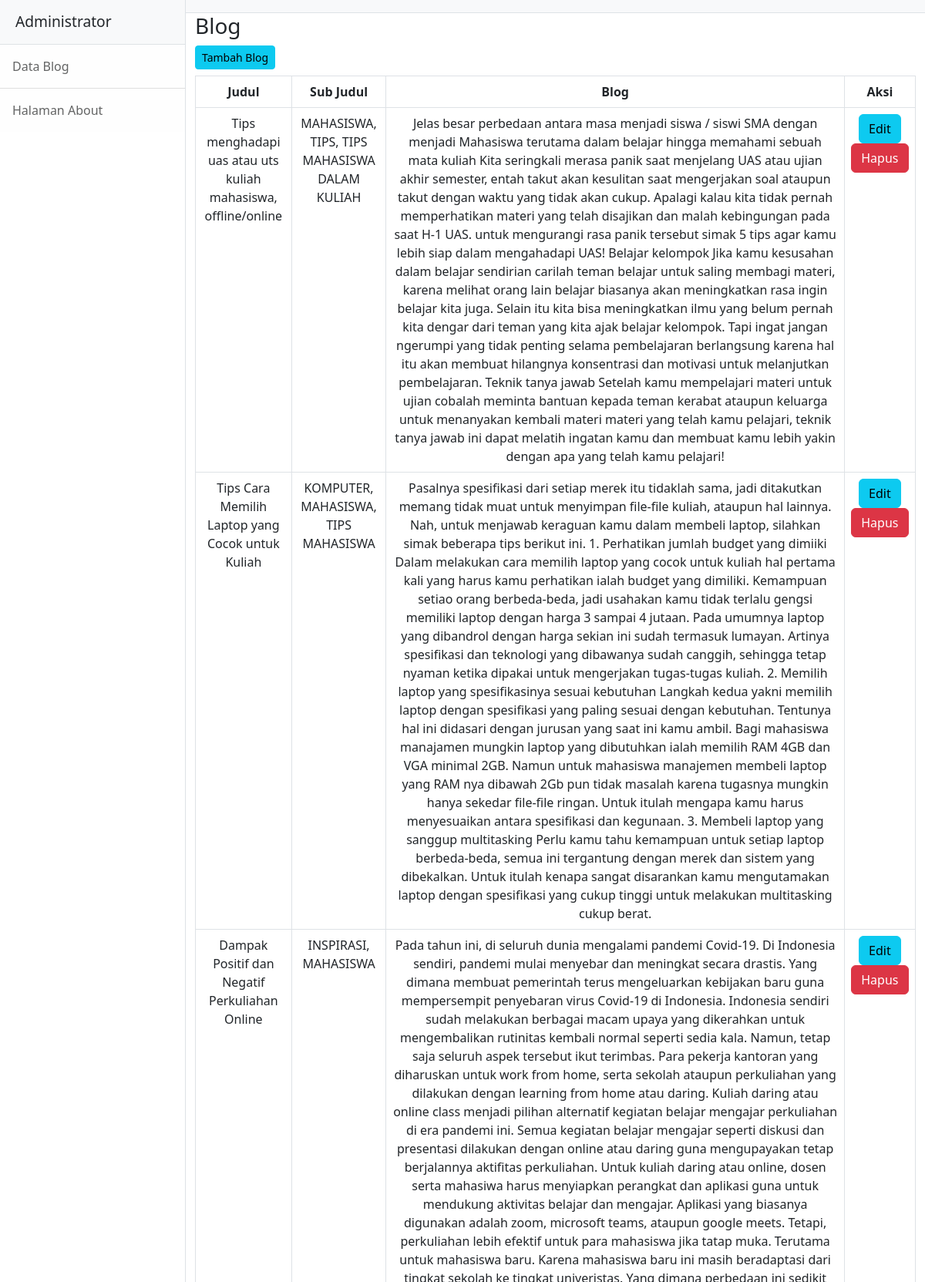
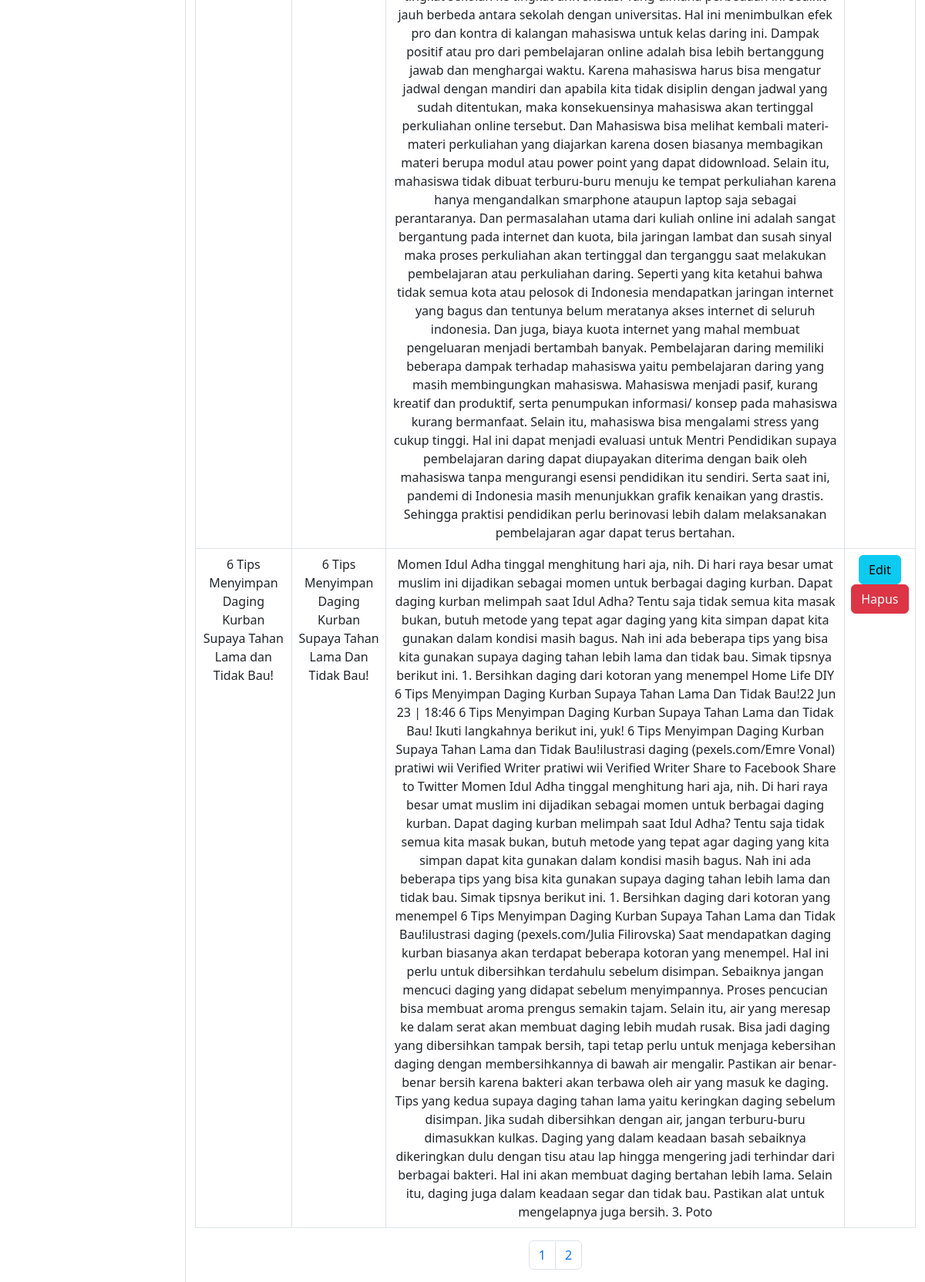
The app's page /admin/index.php with its own data (2 pictures, top to bottom).
### tables this page shows
CREATE TABLE `blog` (
  `id` int(11) NOT NULL,
  `judul` varchar(255) NOT NULL,
  `subjudul` varchar(255) NOT NULL,
  `blog` longtext NOT NULL,
  `waktupost` timestamp NOT NULL DEFAULT current_timestamp(),
  `created_at` timestamp NOT NULL DEFAULT current_timestamp(),
  `update_at` timestamp NOT NULL DEFAULT current_timestamp() ON UPDATE current_timestamp()
);

### admin/index.php (the view, shortened to what this page needs)
<!DOCTYPE html>
<html lang="en">
    <head>
        <link href="css/styles.css" rel="stylesheet" />
    </head>
    <body>
        <div class="d-flex" id="wrapper">
            <div class="border-end bg-white" id="sidebar-wrapper">
                <div class="sidebar-heading border-bottom bg-light">Administrator</div>
                <div class="list-group list-group-flush">
                    <a class="list-group-item list-group-item-action list-group-item-light p-3" href="#!">Data Blog</a>
                    <a class="list-group-item list-group-item-action list-group-item-light p-3" href="/Uasindri/admin/about.php">Halaman About</a>
                </div>
            </div>
            <div id="page-content-wrapper">
                <nav class="navbar navbar-expand-lg navbar-light bg-light border-bottom">
                </nav>
                <div class="container-fluid">
                   <div class="panel panel-headline">
                                <div class="panel-heading">
                                    <h3 class="panel-title">Blog</h3>
                                      <a href="tambah_blog.php" class="btn btn-sm btn-info mb-2"><i class="fa fa-history"></i>Tambah Blog</a>
                                </div>
                                <div class="panel-body">
                                    <table class="table table-bordered" id="dataTable">
                                        <thead>
                                            <tr class="text-center">
                                                <th class="text-center">Judul</th>
                                                <th class="text-center">Sub Judul</th>
                                                <th class="text-center">Blog</th>
                                                <th class="text-center">Aksi</th>
                                            </tr>
                                        </thead>
                                        <tbody>
                                             <?php
                    include 'config.php';
                    $batas = 4;
                    $halaman = isset($_GET['halaman'])?(int)$_GET['halaman'] : 1;
                    $halaman_awal = ($halaman>1) ? ($halaman * $batas) - $batas : 0;
                    $data = mysqli_query($koneksi,"select * from blog");
                     $jumlah_data = mysqli_num_rows($data);
                    $total_halaman = ceil($jumlah_data / $batas);
                    $data_blog = mysqli_query($koneksi,"select * from blog limit $halaman_awal, $batas");
                    while($d = mysqli_fetch_array($data_blog)){
                    ?>
                                            <tr class="text-center">
                                                <td><?php echo $d['judul']; ?></td>
                                                <td><?php echo $d['subjudul']; ?></td>
                                                <td><?php echo $d['blog']; ?></td>
                                                <td>
                                                <a href="edit.php?id=<?php echo $d['id']; ?>" class="btn btn-info">Edit</a>
                                                <a href="hapus.php?id=<?php echo $d['id']; ?>" class="btn btn-danger">Hapus</a>
                                                </td>
                                            </tr>
                                             <?php
        }
        ?>
                                        </tbody>
                                    </table>
                                      <nav>
            <ul class="pagination justify-content-center">
                <?php
                for($x=1;$x<=$total_halaman;$x++){
                    ?>
                    <li class="page-item"><a class="page-link" href="?halaman=<?php echo $x ?>"><?php echo $x; ?></a></li>
                    <?php
                }
                ?>
            </ul>
        </nav>
                                </div>
                            </div>
                </div>
            </div>
        </div>
    </body>
</html>

### records on screen
blog: judul "Tips menghadapi uas atau uts kuliah mahasiswa, offline/online", subjudul "MAHASISWA, TIPS, TIPS MAHASISWA DALAM KULIAH", blog "Jelas besar perbedaan antara masa menjadi siswa / siswi SMA dengan menjadi Mahasiswa terutama dalam belajar hingga memahami sebuah mata kuliah Kita seringkali merasa panik saat menjelang UAS atau ujian akhir semester, entah takut akan kesulitan saat mengerjakan soal ataupun takut dengan waktu yang tidak akan cukup. Apalagi kalau kita tidak pernah memperhatikan materi yang telah disajikan dan malah kebingungan pada saat H-1 UAS. untuk mengurangi rasa panik tersebut simak 5 tips agar kamu lebih siap dalam mengahadapi UAS! Belajar kelompok Jika kamu kesusahan dalam belajar sendirian carilah teman belajar untuk saling membagi materi, karena melihat orang lain belajar biasanya akan meningkatkan…"
blog: judul "Tips Cara Memilih Laptop yang Cocok untuk Kuliah", subjudul "KOMPUTER, MAHASISWA, TIPS MAHASISWA", blog "Pasalnya spesifikasi dari setiap merek itu tidaklah sama, jadi ditakutkan memang tidak muat untuk menyimpan file-file kuliah, ataupun hal lainnya. Nah, untuk menjawab keraguan kamu dalam membeli laptop, silahkan simak beberapa tips berikut ini. 1. Perhatikan jumlah budget yang dimiiki Dalam melakukan cara memilih laptop yang cocok untuk kuliah hal pertama kali yang harus kamu perhatikan ialah budget yang dimiliki. Kemampuan setiao orang berbeda-beda, jadi usahakan kamu tidak terlalu gengsi memiliki laptop dengan harga 3 sampai 4 jutaan. Pada umumnya laptop yang dibandrol dengan harga sekian ini sudah termasuk lumayan. Artinya spesifikasi dan teknologi yang dibawanya sudah canggih, sehingga…"
blog: judul "Dampak Positif dan Negatif Perkuliahan Online", subjudul "INSPIRASI, MAHASISWA", blog "Pada tahun ini, di seluruh dunia mengalami pandemi Covid-19. Di Indonesia sendiri, pandemi mulai menyebar dan meningkat secara drastis. Yang dimana membuat pemerintah terus mengeluarkan kebijakan baru guna mempersempit penyebaran virus Covid-19 di Indonesia. Indonesia sendiri sudah melakukan berbagai macam upaya yang dikerahkan untuk mengembalikan rutinitas kembali normal seperti sedia kala. Namun, tetap saja seluruh aspek tersebut ikut terimbas. Para pekerja kantoran yang diharuskan untuk work from home, serta sekolah ataupun perkuliahan yang dilakukan dengan learning from home atau daring. Kuliah daring atau online class menjadi pilihan alternatif kegiatan belajar mengajar perkuliahan di…"
blog: judul "6 Tips Menyimpan Daging Kurban Supaya Tahan Lama dan Tidak Bau!", subjudul "6 Tips Menyimpan Daging Kurban Supaya Tahan Lama Dan Tidak Bau!", blog "Momen Idul Adha tinggal menghitung hari aja, nih. Di hari raya besar umat muslim ini dijadikan sebagai momen untuk berbagai daging kurban. Dapat daging kurban melimpah saat Idul Adha? Tentu saja tidak semua kita masak bukan, butuh metode yang tepat agar daging yang kita simpan dapat kita gunakan dalam kondisi masih bagus. Nah ini ada beberapa tips yang bisa kita gunakan supaya daging tahan lebih lama dan tidak bau. Simak tipsnya berikut ini. 1. Bersihkan daging dari kotoran yang menempel Home Life DIY 6 Tips Menyimpan Daging Kurban Supaya Tahan Lama Dan Tidak Bau!22 Jun 23 | 18:46 6 Tips Menyimpan Daging Kurban Supaya Tahan Lama dan Tidak Bau! Ikuti langkahnya berikut ini, yuk! 6 Tips…"
